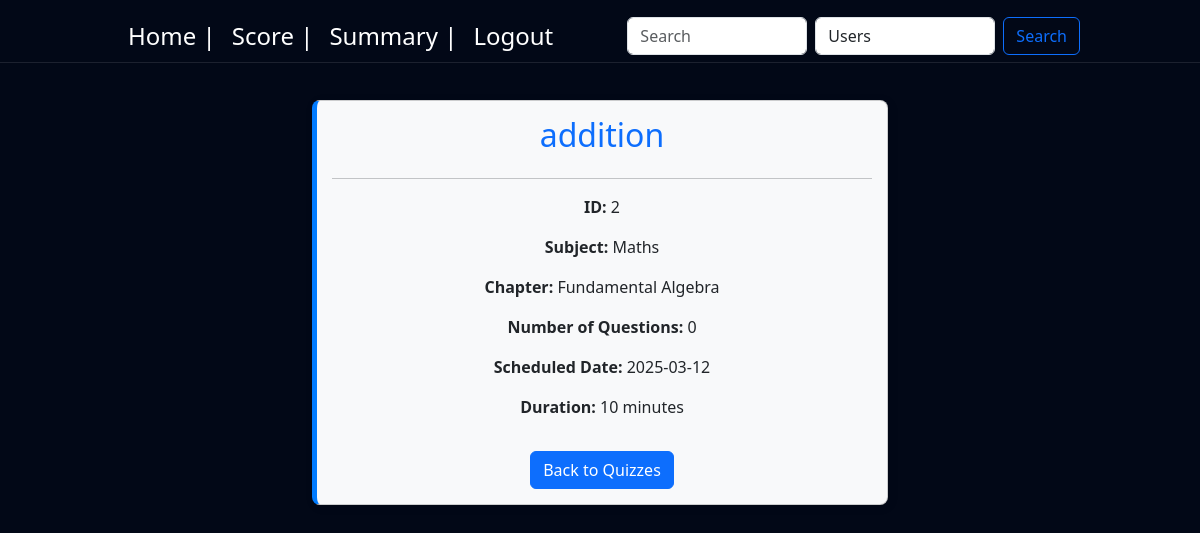
The page /quiz/details/2 (signed in) on the database its author committed.
### controller/models.py (models this page shows)
class Role(db.Model):
    id = db.Column(db.Integer, primary_key=True, autoincrement=True)
    name = db.Column(db.String(50), nullable=False)

class Quiz(db.Model):
    id = db.Column(db.Integer, primary_key=True, autoincrement=True)
    title = db.Column(db.String(255), nullable=False)
    chapter_id = db.Column(db.Integer, db.ForeignKey('chapter.id'), nullable=False)
    date_of_quiz = db.Column(db.Date, nullable=False)
    time_duration = db.Column(db.Integer, nullable=False)
    time_start = db.Column(db.Time, nullable=False)
    remarks = db.Column(db.String(500))
    questions = db.relationship('Question', backref='quiz', lazy=True)
    scores = db.relationship('Score', backref='quiz', lazy=True)

class Subject(db.Model):
    id = db.Column(db.Integer, primary_key=True, autoincrement=True)
    name = db.Column(db.String(50), unique=True, nullable=False)
    description = db.Column(db.String(50))
    chapters = db.relationship('Chapter', backref='subject', lazy=True)

class Chapter(db.Model):
    id = db.Column(db.Integer, primary_key=True, autoincrement=True)
    name = db.Column(db.String(150), nullable=False)
    description = db.Column(db.String(500))
    subject_id = db.Column(db.Integer, db.ForeignKey('subject.id'), nullable=False)
    quizzes = db.relationship('Quiz', backref='chapter', lazy=True)

### controller/routes.py (the view)
@app.route('/quiz/details/<int:quiz_id>')
def quiz_details(quiz_id):
    quiz = db.session.query(
        Quiz.id,
        Quiz.title,
        Chapter.name.label("chapter_name"),
        Subject.name.label("subject_name"),
        Quiz.date_of_quiz,
        Quiz.time_duration
    ).join(Chapter, Quiz.chapter_id == Chapter.id) \
     .join(Subject, Chapter.subject_id == Subject.id) \
     .filter(Quiz.id == quiz_id) \
     .first()
    if not quiz:
        return "Quiz not found", 404
    return render_template('quiz_details.html', quiz=quiz)

### controller/models.py (called while the page is built)
    @property
    def is_admin(self):
        return any(role.name == 'admin' for role in self.roles)

### main.py (called while the page is built)
@login_manager.user_loader
def load_user(user_id):
    return User.query.get(int(user_id))

### templates/quiz_details.html (shortened to what this page needs)
<!DOCTYPE html>
<html lang="en">
<head>
    {% block bootstrap_css %}
    <link href="https://cdn.jsdelivr.net/npm/bootstrap@5.3.3/dist/css/bootstrap.min.css" rel="stylesheet"
>
    {% endblock %}
    {% block custom_css %}
    <link rel="stylesheet" href="{{ url_for('static', filename='styles.css') }}">
    {% endblock %}
</head>
<body>
    {% include 'navbar2.html' %}
    {% block content %}
<div class="container">
        <div class="card">
            <h2 class="card-title text-primary">{{ quiz.title }}</h2>
            <hr>
            <p><strong>ID:</strong> {{ quiz.id }}</p>
            <p><strong>Subject:</strong> {{ quiz.subject_name }}</p>
            <p><strong>Chapter:</strong> {{ quiz.chapter_name }}</p>
            <p><strong>Number of Questions:</strong> {{ quiz.questions|length }}</p>
            <p><strong>Scheduled Date:</strong> {{ quiz.date_of_quiz.strftime('%Y-%m-%d') }}</p>
            <p><strong>Duration:</strong> {{ quiz.time_duration }} minutes</p>
            <center>
                <a href="javascript:history.back()" class="btn btn-primary mt-3" style="max-width: fit-content;">Back to Quizzes</a>
            </center>
        </div>
    </div>
{% endblock %}
</body>
</html>

### templates/navbar2.html (shortened to what this page needs)
<!DOCTYPE html>
<html lang="en">
<head>
</head>
<body>
    <nav class="navbar navbar-expand-lg fixed-top" style="padding: 0 108px; margin-top: 10px; margin-bottom: 15px;">
        <div class="container-fluid">
            <div class="collapse navbar-collapse" id="navbarSupportedContent">
                <ul class="navbar-nav me-auto mb-2 mb-lg-0">
                    <li class="nav-item">
                        <a class="nav-link active" aria-current="page" href="user_dashboard" style="font-size: x-large;">Home | </a>
                    </li>
                    <li class="nav-item">
                        <a class="nav-link" href="scores" style="font-size: x-large;">Score | </a>
                    </li>
                    <li class="nav-item">
                        <a class="nav-link" href="performance" style="font-size: x-large;">Summary | </a>
                    </li>
                    <li class="nav-item">
                        <a class="nav-link" href="logout" style="font-size: x-large;">Logout</a>
                    </li>
                </ul>
                <form class="d-flex" role="search" onsubmit="event.preventDefault(); performNavbarSearch();">
                    <input class="form-control me-2" type="search" id="navbarSearchQuery" placeholder="Search" aria-label="Search">
                    <select id="navbarSearchFilter" class="form-control me-2">
                        {% if current_user.is_admin %}
                            <option value="users">Users</option>
                        {% else %}
                            <option value="subjects">Subjects</option>
                            <option value="quizzes">Quizzes</option>
                        {% endif %}
                    </select>
                    <button class="btn btn-outline-primary" type="submit">Search</button>
                </form>
            </div>
        </div>
      </nav>
</body>
</html>

### static/styles.css (style rules this page uses)
html, body { height: 100%; margin: 0; padding: 0; overflow-x: auto; background: #020817 ; background-size: 400% 400%; backdrop-filter: blur(10px); scroll-behavior: smooth; }
.navbar { background: #020817 !important; backdrop-filter: blur(10px); border-bottom: 1px solid rgba(255, 255, 255, 0.1); }
.navbar .nav-link, .navbar-brand { color: white !important; }

### templates/quiz_details.html (style rules this page uses)
.container { margin-top: 100px; justify-content: center; text-align: center; max-width: 600px; align-items: center; }
.card { background: #f8f9fa; border-left: 5px solid #007bff; padding: 15px; margin-bottom: 15px; box-shadow: 2px 2px 10px rgba(0, 0, 0, 0.1); border-radius: 8px; }

### rows shown on the page
Role: name "Users"
Quiz: title "addition"
Subject: subject_name "Maths"
Chapter: chapter_name "Fundamental Algebra"

### other values the page prints
{{ quiz.id }} "2"
{{ quiz.questions|length }} "0"
{{ quiz.date_of_quiz.strftime('%Y-%m-%d') }} "2025-03-12"
{{ quiz.time_duration }} "10"
